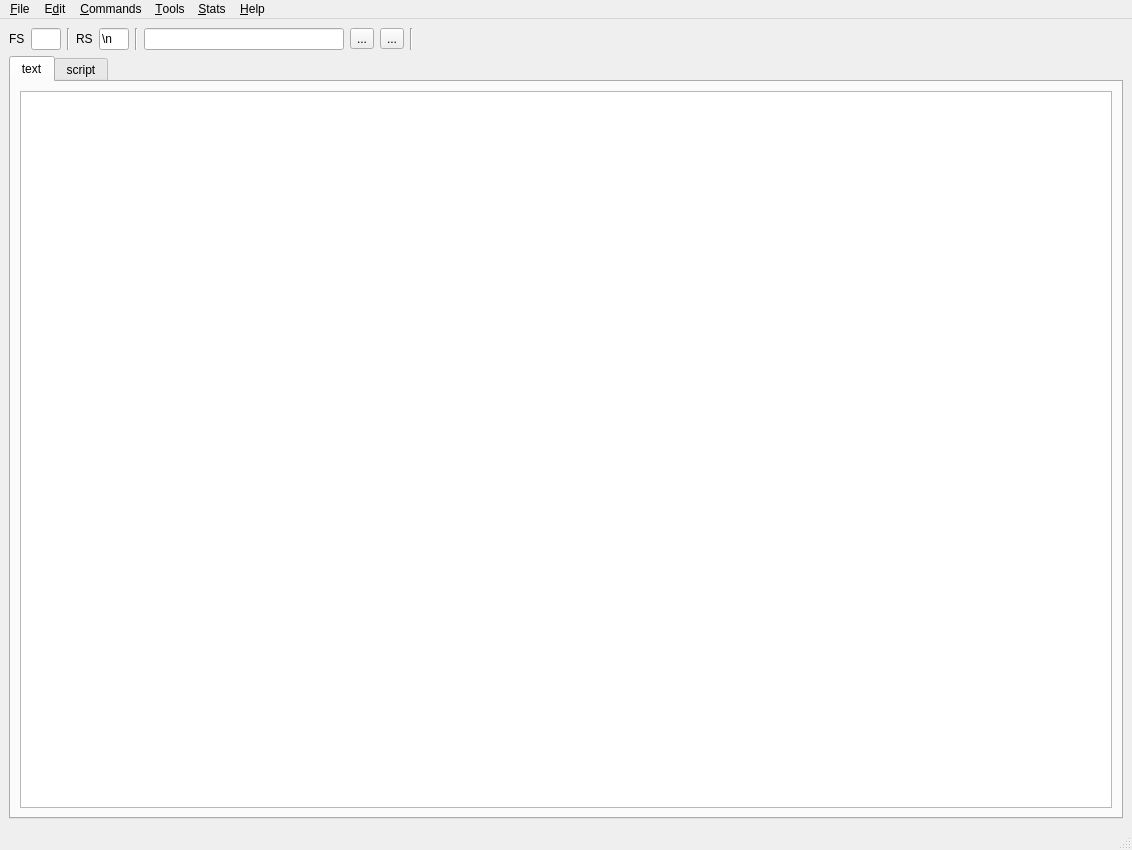
<?xml version="1.0" encoding="UTF-8"?>
<ui version="4.0">
 <class>MainWindow</class>
 <widget class="QMainWindow" name="MainWindow">
  <property name="geometry">
   <rect>
    <x>0</x>
    <y>0</y>
    <width>1132</width>
    <height>850</height>
   </rect>
  </property>
  <property name="windowTitle">
   <string>qtawk</string>
  </property>
  <widget class="QWidget" name="centralwidget">
   <layout class="QGridLayout" name="gridLayout">
    <item row="3" column="0">
     <widget class="QDialog" name="kdialog"/>
    </item>
    <item row="0" column="0">
     <layout class="QHBoxLayout" name="horizontalLayout">
      <item>
       <widget class="QLabel" name="label">
        <property name="toolTip">
         <string>Field Separator</string>
        </property>
        <property name="text">
         <string>FS</string>
        </property>
       </widget>
      </item>
      <item>
       <widget class="QLineEdit" name="lineEdit_FS">
        <property name="maximumSize">
         <size>
          <width>30</width>
          <height>16777215</height>
         </size>
        </property>
        <property name="text">
         <string/>
        </property>
       </widget>
      </item>
      <item>
       <widget class="Line" name="line_2">
        <property name="orientation">
         <enum>Qt::Vertical</enum>
        </property>
       </widget>
      </item>
      <item>
       <widget class="QLabel" name="label_2">
        <property name="toolTip">
         <string>Record Separator</string>
        </property>
        <property name="whatsThis">
         <string/>
        </property>
        <property name="text">
         <string>RS</string>
        </property>
       </widget>
      </item>
      <item>
       <widget class="QLineEdit" name="lineEdit_RS">
        <property name="maximumSize">
         <size>
          <width>30</width>
          <height>16777215</height>
         </size>
        </property>
        <property name="text">
         <string>\n</string>
        </property>
       </widget>
      </item>
      <item>
       <widget class="Line" name="line_3">
        <property name="orientation">
         <enum>Qt::Vertical</enum>
        </property>
       </widget>
      </item>
      <item>
       <widget class="QLineEdit" name="lineEditSearch">
        <property name="maximumSize">
         <size>
          <width>200</width>
          <height>16777215</height>
         </size>
        </property>
       </widget>
      </item>
      <item>
       <widget class="QToolButton" name="btnSearchClear">
        <property name="toolTip">
         <string>erase</string>
        </property>
        <property name="text">
         <string>...</string>
        </property>
        <property name="icon">
         <iconset theme="edit-clear">
          <normaloff/>
         </iconset>
        </property>
       </widget>
      </item>
      <item>
       <widget class="QToolButton" name="btnSearch">
        <property name="toolTip">
         <string>search/next</string>
        </property>
        <property name="text">
         <string>...</string>
        </property>
        <property name="icon">
         <iconset theme="search">
          <normaloff/>
         </iconset>
        </property>
       </widget>
      </item>
      <item>
       <widget class="Line" name="line">
        <property name="orientation">
         <enum>Qt::Vertical</enum>
        </property>
       </widget>
      </item>
      <item>
       <spacer name="horizontalSpacer">
        <property name="orientation">
         <enum>Qt::Horizontal</enum>
        </property>
        <property name="sizeHint" stdset="0">
         <size>
          <width>40</width>
          <height>20</height>
         </size>
        </property>
       </spacer>
      </item>
     </layout>
    </item>
    <item row="1" column="0">
     <widget class="QTabWidget" name="tabWidget">
      <property name="currentIndex">
       <number>0</number>
      </property>
      <widget class="QWidget" name="text">
       <attribute name="title">
        <string>text</string>
       </attribute>
       <layout class="QVBoxLayout" name="verticalLayout">
        <item>
         <layout class="QGridLayout" name="gridLayout_2">
          <item row="0" column="0">
           <widget class="QTableWidget" name="tableWidget"/>
          </item>
         </layout>
        </item>
       </layout>
      </widget>
      <widget class="QWidget" name="tab">
       <attribute name="title">
        <string>script</string>
       </attribute>
       <layout class="QVBoxLayout" name="verticalLayout_2">
        <item>
         <layout class="QHBoxLayout" name="horizontalLayout_4">
          <item>
           <widget class="QGroupBox" name="groupBox_2">
            <property name="title">
             <string>Commands list</string>
            </property>
            <layout class="QGridLayout" name="gridLayout_4">
             <item row="0" column="0">
              <widget class="QListWidget" name="listWidget"/>
             </item>
            </layout>
           </widget>
          </item>
          <item>
           <widget class="QGroupBox" name="groupBox">
            <property name="title">
             <string>OneLiner</string>
            </property>
            <layout class="QGridLayout" name="gridLayout_3">
             <item row="0" column="0">
              <widget class="QTextEdit" name="textEdit"/>
             </item>
            </layout>
           </widget>
          </item>
         </layout>
        </item>
       </layout>
      </widget>
     </widget>
    </item>
   </layout>
  </widget>
  <widget class="QMenuBar" name="menubar">
   <property name="geometry">
    <rect>
     <x>0</x>
     <y>0</y>
     <width>1132</width>
     <height>33</height>
    </rect>
   </property>
   <widget class="QMenu" name="menuFile">
    <property name="title">
     <string>&amp;File</string>
    </property>
    <addaction name="actionOpen"/>
    <addaction name="actionSave"/>
    <addaction name="actionSaveAs"/>
    <addaction name="separator"/>
    <addaction name="actionImport"/>
    <addaction name="actionExport"/>
    <addaction name="separator"/>
    <addaction name="actionQuit"/>
   </widget>
   <widget class="QMenu" name="menuCommands">
    <property name="title">
     <string>&amp;Commands</string>
    </property>
    <addaction name="actionEgrep"/>
    <addaction name="actionHead"/>
    <addaction name="actionTail"/>
    <addaction name="actionCut"/>
    <addaction name="actionSort"/>
    <addaction name="actionCustom"/>
   </widget>
   <widget class="QMenu" name="menuEdit">
    <property name="title">
     <string>E&amp;dit</string>
    </property>
    <addaction name="actionUndo"/>
    <addaction name="actionRedo"/>
   </widget>
   <widget class="QMenu" name="menuHelp">
    <property name="title">
     <string>&amp;Help</string>
    </property>
    <addaction name="actionAbout"/>
   </widget>
   <widget class="QMenu" name="menuTools">
    <property name="title">
     <string>&amp;Tools</string>
    </property>
    <addaction name="actionAppendField"/>
    <addaction name="actionSelectFields"/>
    <addaction name="actionKeepOneLine"/>
    <addaction name="actionWhere"/>
    <addaction name="actionSubstitute"/>
    <addaction name="actionTranspose"/>
    <addaction name="separator"/>
    <addaction name="actionTable"/>
    <addaction name="actionPadding"/>
    <addaction name="actionAutoPadding"/>
   </widget>
   <widget class="QMenu" name="menuStats">
    <property name="title">
     <string>&amp;Stats</string>
    </property>
    <addaction name="actionCount"/>
    <addaction name="actionMin"/>
    <addaction name="actionMax"/>
    <addaction name="actionMean"/>
    <addaction name="actionSum"/>
    <addaction name="actionHistogram"/>
   </widget>
   <addaction name="menuFile"/>
   <addaction name="menuEdit"/>
   <addaction name="menuCommands"/>
   <addaction name="menuTools"/>
   <addaction name="menuStats"/>
   <addaction name="menuHelp"/>
  </widget>
  <widget class="QStatusBar" name="statusbar"/>
  <action name="actionQuit">
   <property name="text">
    <string>Quit</string>
   </property>
   <property name="shortcut">
    <string>Ctrl+W</string>
   </property>
  </action>
  <action name="actionOpen">
   <property name="text">
    <string>Open</string>
   </property>
   <property name="shortcut">
    <string>Ctrl+O</string>
   </property>
  </action>
  <action name="actionSaveAs">
   <property name="text">
    <string>Save as...</string>
   </property>
   <property name="shortcut">
    <string>Ctrl+Shift+S</string>
   </property>
  </action>
  <action name="actionSave">
   <property name="enabled">
    <bool>true</bool>
   </property>
   <property name="text">
    <string>Save</string>
   </property>
   <property name="shortcut">
    <string>Ctrl+S</string>
   </property>
  </action>
  <action name="actionRawData">
   <property name="checkable">
    <bool>true</bool>
   </property>
   <property name="checked">
    <bool>true</bool>
   </property>
   <property name="text">
    <string>raw data</string>
   </property>
  </action>
  <action name="actionDailySum">
   <property name="checkable">
    <bool>true</bool>
   </property>
   <property name="text">
    <string>daily sum</string>
   </property>
  </action>
  <action name="actionEgrep">
   <property name="text">
    <string>egrep</string>
   </property>
  </action>
  <action name="actionHead">
   <property name="text">
    <string>head</string>
   </property>
  </action>
  <action name="actionUndo">
   <property name="text">
    <string>Undo</string>
   </property>
   <property name="shortcut">
    <string>Ctrl+Z</string>
   </property>
  </action>
  <action name="actionRedo">
   <property name="text">
    <string>Redo</string>
   </property>
   <property name="shortcut">
    <string>Ctrl+Y</string>
   </property>
  </action>
  <action name="actionExport">
   <property name="text">
    <string>Export output as...</string>
   </property>
   <property name="shortcut">
    <string>Ctrl+E</string>
   </property>
  </action>
  <action name="actionTail">
   <property name="text">
    <string>tail</string>
   </property>
  </action>
  <action name="actionCut">
   <property name="text">
    <string>cut</string>
   </property>
  </action>
  <action name="actionKeepOneLine">
   <property name="text">
    <string>keep one line</string>
   </property>
  </action>
  <action name="actionWhere">
   <property name="text">
    <string>where</string>
   </property>
  </action>
  <action name="actionSelectFields">
   <property name="text">
    <string>select fields</string>
   </property>
  </action>
  <action name="actionSubstitute">
   <property name="text">
    <string>substitute</string>
   </property>
  </action>
  <action name="actionSort">
   <property name="text">
    <string>sort</string>
   </property>
  </action>
  <action name="actionCustom">
   <property name="text">
    <string>custom command</string>
   </property>
  </action>
  <action name="actionImport">
   <property name="text">
    <string>Import raw data</string>
   </property>
   <property name="shortcut">
    <string>Ctrl+I</string>
   </property>
  </action>
  <action name="actionCount">
   <property name="text">
    <string>count</string>
   </property>
  </action>
  <action name="actionAppendField">
   <property name="text">
    <string>append field</string>
   </property>
  </action>
  <action name="actionTranspose">
   <property name="text">
    <string>transpose</string>
   </property>
  </action>
  <action name="actionMean">
   <property name="text">
    <string>mean</string>
   </property>
  </action>
  <action name="actionMax">
   <property name="text">
    <string>max</string>
   </property>
  </action>
  <action name="actionMin">
   <property name="text">
    <string>min</string>
   </property>
  </action>
  <action name="actionSum">
   <property name="text">
    <string>sum</string>
   </property>
  </action>
  <action name="actionTable">
   <property name="text">
    <string>table</string>
   </property>
  </action>
  <action name="actionHistogram">
   <property name="text">
    <string>histogram</string>
   </property>
  </action>
  <action name="actionPadding">
   <property name="text">
    <string>padding</string>
   </property>
  </action>
  <action name="actionAutoPadding">
   <property name="text">
    <string>padding auto</string>
   </property>
  </action>
  <action name="actionAbout">
   <property name="text">
    <string>About</string>
   </property>
  </action>
 </widget>
 <resources/>
 <connections/>
</ui>
